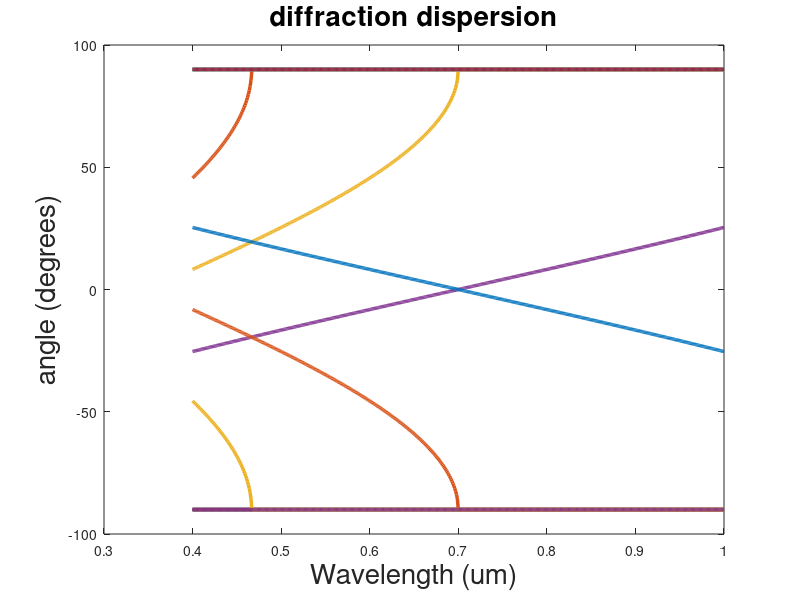

Write MATLAB code to recreate this figure.
%Matlab code that calculates the angular dependence of Rayleigh anomalies in diffraction gratings:
%Diffraciton grating
clc
clear all
%input
a_g=(700)*10^-9; % gratting latice constant in m (Warning! only use 1 or 2 steps if double length(v_f)>1 only give more than one value when length(theta=1))
n=1;%refractive index
la=0.4:0.001:1; %wavelength range in um
%thetag2=45*pi/180;
%wavelength convert
lambda=la*10^-6; %m
%Rayleigh 2D
i=0;
for int=-1:2:1
    for v_g=-4:1:4
            i=i+1;
thetar(i,:)=asin(int-lambda/a_g*v_g)/pi*180;
    end
end
%for int=-1:2:1
    %for v_g=-3:1:3
%i=i+1;
%thetar(i,:)=asin(int-lambda/(sqrt(a_g^2+a_g^2))*v_g/cos(the- tag2))/pi*180;
%end %end
figure;
GraphTitle = ('diffraction dispersion'); 
plot(lambda*10^6,real(thetar), 'Linewidth', 2.5)
xlabel ('Wavelength (um)','FontSize',20); 
ylabel ('angle (degrees)','FontSize',20); title(GraphTitle,'FontSize',20);
%saveas (gcf,GraphTitle,'jpg');
k=0;
 for i=1:2:2*length(thetar(:,1)')
    j=i+1;
    k=k+1;
    print1(:,i)=lambda';
    print2(:,j)=real(thetar(k,:)');
end